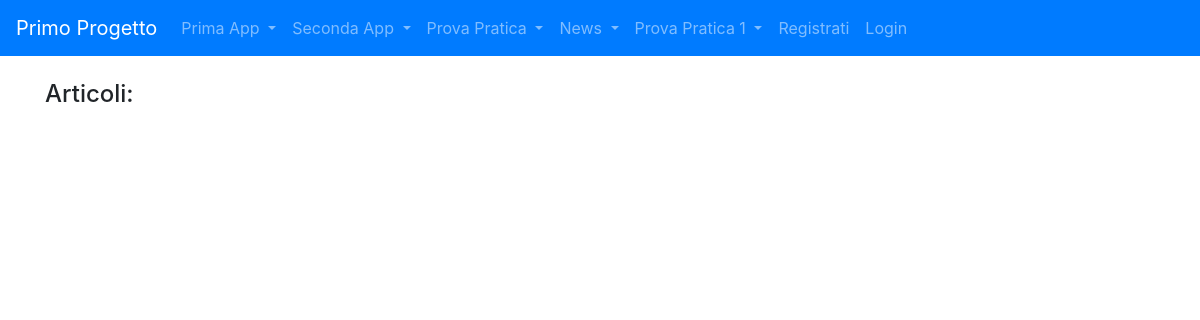
The page /news/lista_articoli/ on the database as committed earlier.
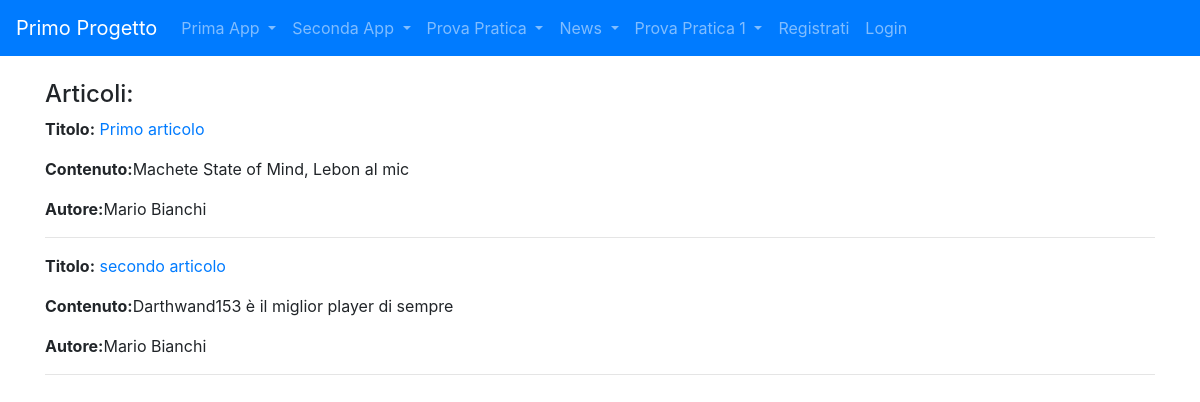
The same page on the database as committed later.
### news/models.py (models this page shows, shortened)
class Articolo(models.Model):
    titolo = models.CharField(max_length=100)
    contenuto = models.TextField()
    giornalista = models.ForeignKey(Giornalista, on_delete=models.CASCADE, related_name="articoli")

class Giornalista(models.Model):
    nome = models.CharField(max_length=20)
    cognome = models.CharField(max_length=20)
    def __str__ (self):
        return self.nome+" "+self.cognome

### news/views.py (the view)
# urls.py: path("lista_articoli/", ArticoloListView.as_view(), name="lista_articoli"),
class ArticoloListView (ListView):
    model = Articolo
    template_name = "lista_articoli.html"
    def get_context_data(self, **kwargs):
        context = super().get_context_data(**kwargs)
        context["articoli"] = Articolo.objects.all()
        return context

### news/templates/lista_articoli.html (shortened to what this page needs)
{% extends "base.html" %}
{% block content %}
    <h4>Articoli: </h4>
    {% for articolo in articoli %}
        <p><strong>Titolo:</strong> <a href="/news/articoli/{{articolo.id}}">{{ articolo.titolo }}</a> </p>
        <p><strong>Contenuto:</strong>{{ articolo.contenuto }}</p>
        <p><strong>Autore:</strong>{{ articolo.giornalista }}</p>
        <hr>
    {% endfor %}
{%endblock content%}

Rows that differ between the two databases and show on the page:
added Articolo: titolo "Primo articolo", contenuto "Machete State of Mind, Lebon al mic", giornalista "Mario Bianchi"
added Articolo: titolo "secondo articolo", contenuto "Darthwand153 è il miglior player di sempre", giornalista "Mario Bianchi"
